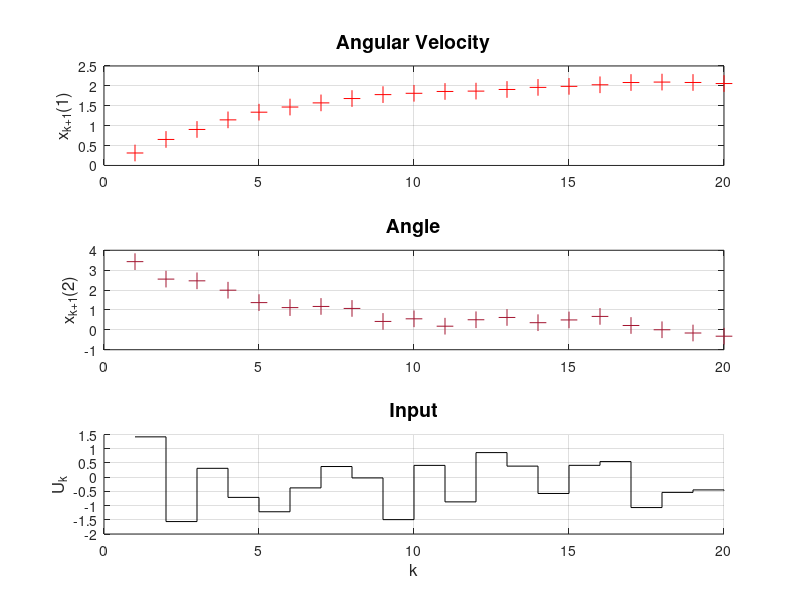
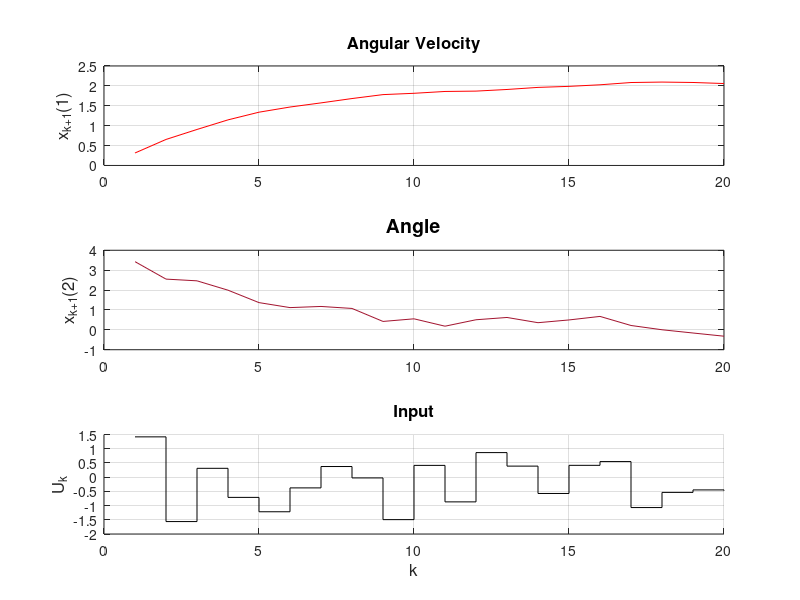

MATLAB code to generate these figures, in order: (Note: this script raises an error after producing the figures.)
% Copyright (c) Institute of Control Systems, Hamburg University of Technology. All rights reserved.
% Licensed under the GPLv3. See LICENSE in the project root for license information.
% Author(s): Harshith Gowda

clear all;
close all;
warning('off', 'all')
%% DC motor plant discretization 

sysc = ss(tf(21,[1.1,1,0]));
T = 0.1;
sysd = c2d(sysc,T,"zoh");
[A,B,C]=ctrbf(sysd.A,sysd.B, sysd.C);
f = @(x1,x2,u) A(1,:) *[x1;x2] + B(1,:)*u; %+ 0.02*randn(1);
f1 = @(x1,x2,u) A(2,:) *[x1;x2] + B(2,:)*u; %+ 0.02*randn(1);

%% Parameter Uncertainty to plant model

% A_d = A-0.1*rand(size(A))*A;
% B_d = B-0.1*rand(size(B)).*B;
% f = @(x1,x2,u) A_d(1,:) *[x1;x2] + B_d(1,:)*u+ 0.005*randn(1);
% f1 = @(x1,x2,u) A_d(2,:) *[x1;x2] + B_d(2,:)*u+ 0.005 *randn(1);
% load('data_dc_Gp_test_final');

%% Intialization of variables 

N = 15; %prediction horizon
n = 20; % no of data points
k = 1:1:n;

%% Generating data-States and U input 
% uk = randn(n,1); 
% x1 = 0; x2 = pi;
% for i=0:n-1
%     yk(i+1,1) = f(x1(i+1),x2(i+1),uk(i+1));
%     yk(i+1,2) = f1(x1(i+1),x2(i+1),uk(i+1));
%     x1(i+2) = yk(i+1,1);
%     x2(i+2) = yk(i+1,2);
% 
% end
% yk2 = yk;
% xk = [x1(1:n)',x2(1:n)'];
% save('data_dc_motor_wo_noise',"xk","yk2","uk")

%% load generated data (if want to load the data)
load("data_dc_motor_wo_noise.mat"); 
yk = yk2;

%% augmentation of xk and uk
xtrc=[xk,uk]; % aug. xk,uk

%% Plotting data points

figure(1),hold on
    title( 'Data points' )
    ax1 = subplot(3,1,1);
    ax2 = subplot(3,1,2);
    ax3 = subplot(3,1,3);
set(gca)
    subplot(ax1)
        plot(k(:,1:n)', yk(1:n,1), '+', 'MarkerSize', 12,'Color','r')
        grid on
        title( 'Angular Velocity','FontSize',14)
        % xlabel('k')
        ylabel('x_{k+1}(1)','FontSize',12)
        grid on
    subplot(ax2)
        plot(k(:,1:n)', yk(1:n,2), '+', 'MarkerSize', 12,'Color','#A2142F')
        grid on
        title( 'angle' )
        % xlabel('k')
        title( 'Angle','FontSize',14)
        ylabel('x_{k+1}(2)','FontSize',12)
        grid on
    subplot(ax3), hold on
        stairs(k(:,1:n)',uk(1:n),'Color','k');
        grid on
        title( 'Input','FontSize',14 );
        xlabel('k','FontSize',12)
        ylabel('U_k','FontSize',12)
        grid on
        hold off
hold off

figure(2)
    ax1 = subplot(3,1,1);
    ax2 = subplot(3,1,2);
    ax3 = subplot(3,1,3);
    subplot(ax1)
        plot(k(:,1:n)',yk(1:n,1),'Color','r'); 
        title( 'Angular Velocity','FontSize',12)
        ylabel('x_{k+1}(1)','FontSize',12)
        grid on
    subplot(ax2)
        plot(k(:,1:n)',yk(1:n,2),'Color','#A2142F');
        title( 'Angle','FontSize',14)
        ylabel('x_{k+1}(2)','FontSize',12)
        grid on
    subplot(ax3), hold on
        stairs(k(:,1:n)',uk(1:n),'Color','k');
        title( 'Input','FontSize',12 );
        xlabel('k','FontSize',12)
        ylabel('U_k','FontSize',12)
        grid on
        hold off


%% Input constraints and Weighing matrices Q & R
u0=1*uk(end);
lb = -10*ones(1,N);
ub = 10*ones(1,N);

Q=[805,0;0,10]*eye(2); %data_dc_motor_9 Q=[105,0;0,10]*eye(2)
R=1*eye(1); %data_dc_motor_9 R=1*eye(1)


%% GP-MPC learning 
tic;
for i=1:15
    [U] = Gp_mpc(xtrc,yk,u0,N,lb,ub,Q,R);
    u0=U(1)-eps;                     % optimal control input u first element  
    xtrc(size(xtrc,1)+1,:) = [yk(end,:),U(1)];     % update data set xk & uk
    yk(size(yk,1)+1,:) = [f(yk(end,1),yk(end,2),U(1)),f1(yk(end,1),yk(end,2),U(1))];  % update data set yk

    %% update plot 
    k = 1:1:size(xtrc,1);
    figure(2),hold on
    subplot(ax1), hold on
    plot(k(:,n:end)',yk(n:end,1),'Color','g');
    hold off
    subplot(ax2), hold on
    plot(k(:,n:end)',yk(n:end,2),'Color','g');
    hold off
    subplot(ax3), hold on
    stairs(k(:,n:end)',xtrc(n:end,end),'Color','b')
    hold off
end

%% dispaly the results 

projected_yk = yk(n:end,:)
optimal_uk = xtrc(n:end,end)
elapsed_time = toc


figure(2),hold on
    subplot(ax1), hold on
    legend('Plant Data','GP-MPC')
    hold off
    subplot(ax2), hold on
    legend('Plant Data','GP-MPC')
    hold off
    subplot(ax3), hold on
    legend('Plant Data','GP-MPC')
    hold off
